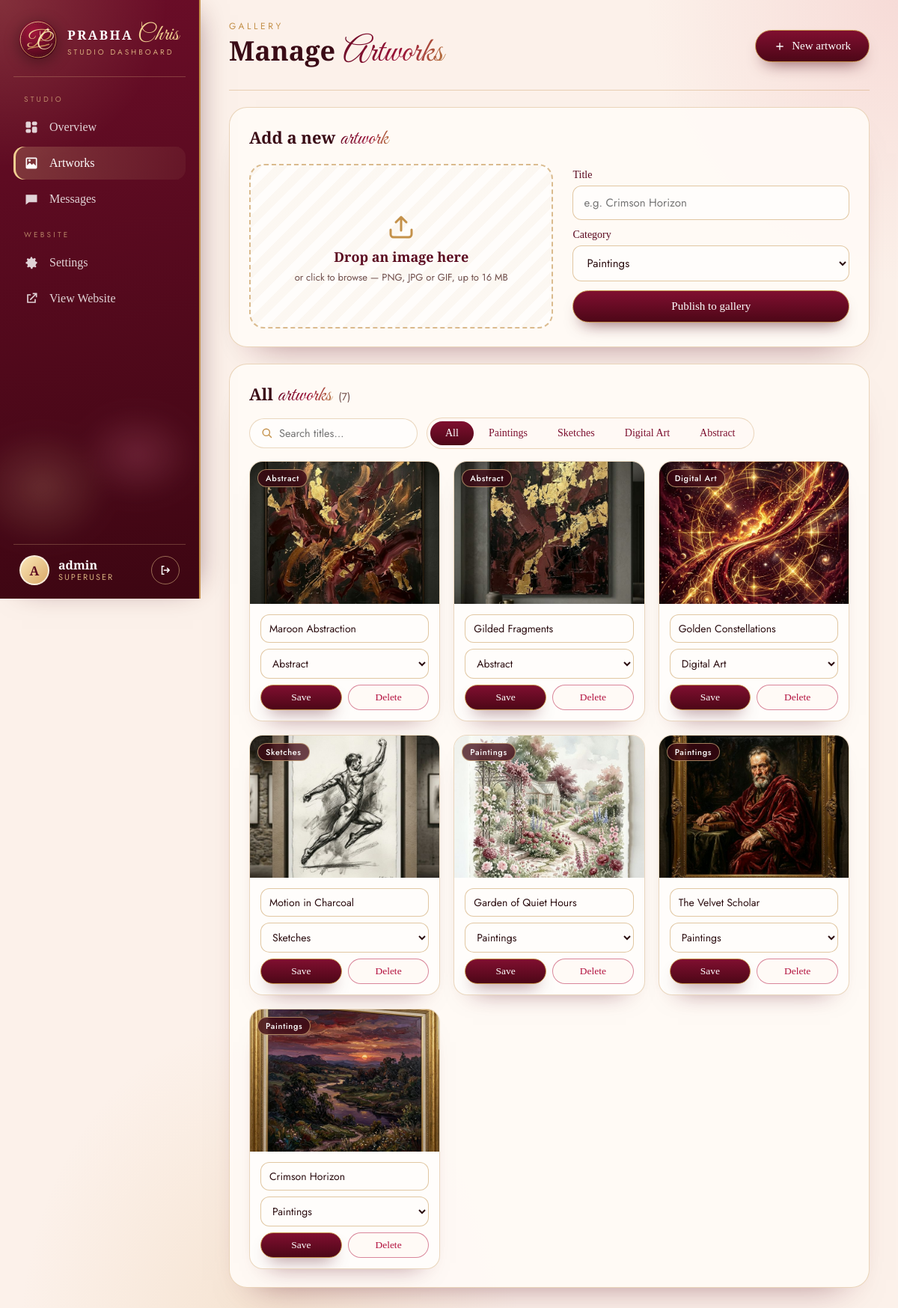
Page /dashboard/artworks (signed in) on the committed database.
### tables this page shows
CREATE TABLE users (
            id INTEGER PRIMARY KEY AUTOINCREMENT,
            username TEXT NOT NULL UNIQUE COLLATE NOCASE,
            password_hash TEXT NOT NULL,
            is_superuser INTEGER NOT NULL DEFAULT 0,
            created_at TIMESTAMP DEFAULT CURRENT_TIMESTAMP,
            last_login TIMESTAMP
        );

CREATE TABLE categories (
            id INTEGER PRIMARY KEY AUTOINCREMENT,
            name TEXT NOT NULL UNIQUE
        );

CREATE TABLE artworks (
            id INTEGER PRIMARY KEY AUTOINCREMENT,
            title TEXT NOT NULL,
            image_path TEXT NOT NULL,
            category_id INTEGER,
            created_at TIMESTAMP DEFAULT CURRENT_TIMESTAMP,
            FOREIGN KEY (category_id) REFERENCES categories (id)
        );

### app.py (the view, shortened to what this page needs)
@app.route('/dashboard/artworks', methods=['GET', 'POST'])
@superuser_required
def dash_artworks():
    conn = get_db_connection()
    artworks = conn.execute(ARTWORK_SQL + ' ORDER BY a.created_at DESC, a.id DESC').fetchall()
    categories = conn.execute('SELECT * FROM categories').fetchall()
    conn.close()
    return render_template('admin/artworks.html', artworks=artworks, categories=categories, active='artworks')

### app.py (called while the page is built)
def get_db_connection():
    conn = sqlite3.connect('gallery.db')
    conn.row_factory = sqlite3.Row
    return conn

def get_setting(key, default=None):
    conn = get_db_connection()
    row = conn.execute('SELECT value FROM settings WHERE key = ?', (key,)).fetchone()
    conn.close()
    return row['value'] if row else default

@app.context_processor
def inject_hero_image():
    return {'hero_image': get_setting('hero_image', DEFAULT_HERO_IMAGE)}

def current_user():
    if 'user' not in g:
        g.user = None
        uid = session.get('user_id')
        if uid:
            conn = get_db_connection()
            g.user = conn.execute('SELECT id, username, is_superuser FROM users WHERE id = ?', (uid,)).fetchone()
            conn.close()
    return g.user

def superuser_required(view):
    @wraps(view)
    def wrapped(*args, **kwargs):
        user = current_user()
        if user is None:
            return redirect(url_for('login', next=request.path))
        if not user['is_superuser']:
            abort(403)
        return view(*args, **kwargs)
    return wrapped

def csrf_token():
    if '_csrf' not in session:
        session['_csrf'] = secrets.token_urlsafe(32)
    return session['_csrf']

@app.before_request
def check_csrf():
    if request.method == 'POST' and request.endpoint not in ('contact',):
        if not secrets.compare_digest(request.form.get('_csrf', ''), session.get('_csrf', '-')):
            abort(400, 'Your session expired — please reload the page and try again.')

def unread_messages():
    conn = get_db_connection()
    n = conn.execute('SELECT COUNT(*) FROM inquiries WHERE is_read = 0').fetchone()[0]
    conn.close()
    return n

@app.context_processor
def inject_auth():
    return {'current_user': current_user(), 'csrf_token': csrf_token, 'unread_messages': unread_messages}

### templates/admin/artworks.html (shortened to what this page needs)
{% extends "admin/base.html" %}
{% block kicker %}Gallery{% endblock %}
{% block heading %}Manage <em>Artworks</em>{% endblock %}
{% block actions %}<a class="ad-btn" href="#add"><svg viewBox="0 0 24 24"><path d="M11 5h2v6h6v2h-6v6h-2v-6H5v-2h6z"/></svg>New artwork</a>{% endblock %}
{% block content %}
<section class="ad-card" id="add">
    <div class="ad-card-head"><h2>Add a new <em>artwork</em></h2></div>
    <form class="ad-upload" method="POST" enctype="multipart/form-data">
        <label class="ad-drop" id="adDrop">
            <span class="ad-drop-msg" id="adDropMsg">
                <svg viewBox="0 0 48 48" aria-hidden="true"><path d="M24 31V13m0 0-7 7m7-7 7 7" fill="none" stroke="currentColor" stroke-width="3" stroke-linecap="round" stroke-linejoin="round"/><path d="M10 30v6a4 4 0 0 0 4 4h20a4 4 0 0 0 4-4v-6" fill="none" stroke="currentColor" stroke-width="3" stroke-linecap="round"/></svg>
                <b>Drop an image here</b><small>or click to browse — PNG, JPG or GIF, up to 16 MB</small>
            </span>
        </label>
        <div class="ad-form">
            <label>Title<input type="text" name="title" required placeholder="e.g. Crimson Horizon"></label>
            <label>Category<select name="category_id">{% for c in categories %}<option value="{{ c.id }}">{{ c.name }}</option>{% endfor %}</select></label>
            <button class="ad-btn wide" type="submit">Publish to gallery</button>
        </div>
    </form>
</section>
<section class="ad-card">
    <div class="ad-card-head ad-toolbar">
        <h2>All <em>artworks</em> <small>({{ artworks | length }})</small></h2>
        <div class="ad-tools">
            <label class="ad-search"><svg viewBox="0 0 24 24"><circle cx="11" cy="11" r="6.5" fill="none" stroke="currentColor" stroke-width="2"/><path d="m16 16 4.5 4.5" stroke="currentColor" stroke-width="2" stroke-linecap="round"/></svg><input type="search" id="adQ" placeholder="Search titles…" aria-label="Search artworks"></label>
            <div class="ad-tabs" id="adCats">
                <a href="#" class="on" data-cat="">All</a>
                {% for c in categories %}<a href="#" data-cat="{{ c.id }}">{{ c.name }}</a>{% endfor %}
            </div>
        </div>
    </div>
    <div class="ad-art-grid" id="adGrid">
        {% for a in artworks %}
        <article class="ad-art" data-cat="{{ a.category_id }}" data-title="{{ a.title | lower }}">
            <div class="ad-art-img"><img src="{{ url_for('static', filename='uploads/' + a.image_path) }}" alt="{{ a.title }}" loading="lazy"><span class="ad-pill solid">{{ a.category_name or 'Art' }}</span></div>
            <form class="ad-form" method="POST" action="{{ url_for('dash_artwork_edit', art_id=a.id) }}">
                <input type="text" name="title" value="{{ a.title }}" aria-label="Title" required>
                <select name="category_id" aria-label="Category">{% for c in categories %}<option value="{{ c.id }}" {% if c.id == a.category_id %}selected{% endif %}>{{ c.name }}</option>{% endfor %}</select>
                <div class="ad-art-actions">
                    <button class="ad-btn sm" type="submit">Save</button>
                    <button class="ad-btn sm ghost danger" type="submit" formaction="{{ url_for('dash_artwork_delete', art_id=a.id) }}" onclick="return confirm('Remove “{{ a.title }}” from the gallery?')">Delete</button>
                </div>
            </form>
        </article>
        {% else %}<div class="ad-empty"><b>No artworks yet</b><span>Add your first one above.</span></div>{% endfor %}
    </div>
</section>
{% endblock %}

### templates/admin/base.html (shortened to what this page needs)
<!DOCTYPE html>
<html lang="en">
<head>
    <link rel="stylesheet" href="{{ url_for('static', filename='css/admin.css') }}">
</head>
<body>
{% from "_logo.html" import mark %}
{% set unread = unread_messages() %}
<div class="ad-shell">
    <aside class="ad-side" id="adSide">
        <a class="ad-brand" href="{{ url_for('dashboard') }}">
            {{ mark('side', 'ad-mark') }}
            <span><b>Prabha</b> <em>Chris</em><small>Studio Dashboard</small></span>
        </a>
        <nav class="ad-nav" aria-label="Dashboard">
            <span class="ad-nav-label">Studio</span>
            <a href="{{ url_for('dashboard') }}" class="{{ 'on' if active == 'dashboard' }}">
                <svg viewBox="0 0 24 24"><rect x="3" y="3" width="8" height="10" rx="2"/><rect x="13" y="3" width="8" height="6" rx="2"/><rect x="13" y="11" width="8" height="10" rx="2"/><rect x="3" y="15" width="8" height="6" rx="2"/></svg>Overview</a>
            <a href="{{ url_for('dash_artworks') }}" class="{{ 'on' if active == 'artworks' }}">
                <svg viewBox="0 0 24 24"><path d="M5 3h14a2 2 0 0 1 2 2v14a2 2 0 0 1-2 2H5a2 2 0 0 1-2-2V5a2 2 0 0 1 2-2zm0 2v10.6l4.3-4.3 3.5 3.5 2.4-2.4L19 16.2V5zm4 4.5a1.8 1.8 0 1 0 0-3.6 1.8 1.8 0 0 0 0 3.6z"/></svg>Artworks</a>
            <a href="{{ url_for('dash_messages') }}" class="{{ 'on' if active == 'messages' }}">
                <svg viewBox="0 0 24 24"><path d="M3 5h18v12H8l-5 4z"/></svg>Messages{% if unread %}<span class="ad-count">{{ unread }}</span>{% endif %}</a>
            <span class="ad-nav-label">Website</span>
            <a href="{{ url_for('dash_settings') }}" class="{{ 'on' if active == 'settings' }}">
                Settings</a>
            <a href="{{ url_for('index') }}" target="_blank" rel="noopener">
                <svg viewBox="0 0 24 24"><path d="M14 3h7v7h-2V6.4l-8.3 8.3-1.4-1.4L17.6 5H14zM5 5h6v2H7v10h10v-4h2v6H5z"/></svg>View Website</a>
        </nav>
        <div class="ad-side-art" aria-hidden="true"></div>
        <div class="ad-user">
            <span class="ad-avatar">{{ current_user.username[:1] | upper }}</span>
            <span class="ad-who"><b>{{ current_user.username }}</b><small>Superuser</small></span>
            <form method="POST" action="{{ url_for('logout') }}">
                <button type="submit" class="ad-logout" title="Log out" aria-label="Log out">
                    <svg viewBox="0 0 24 24"><path d="M10 4H5v16h5v-2H7V6h3zm5.6 3.4L14.2 8.8l2.2 2.2H9v2h7.4l-2.2 2.2 1.4 1.4L20.2 12z"/></svg>
                </button>
            </form>
        </div>
    </aside>
    <div class="ad-main">
        <header class="ad-top">
            <div>
                <p class="ad-kicker">{% block kicker %}Studio{% endblock %}</p>
                <h1 class="ad-h1">{% block heading %}Dashboard{% endblock %}</h1>
            </div>
            <div class="ad-top-actions">{% block actions %}{% endblock %}</div>
        </header>
        <div class="ad-content">{% block content %}{% endblock %}</div>
    </div>
</div>
</body>
</html>

### rows in the picture
users: username "A", username "admin"
categories: name "Paintings"
categories: name "Sketches"
categories: name "Digital Art"
categories: name "Abstract"
artworks: image_path (picture), name "Abstract", title "Maroon Abstraction", category_id "Abstract"
artworks: image_path (picture), name "Abstract", title "Gilded Fragments", category_id "Abstract"
artworks: image_path (picture), name "Digital Art", title "Golden Constellations", category_id "Digital Art"
artworks: image_path (picture), name "Sketches", title "Motion in Charcoal", category_id "Sketches"
artworks: image_path (picture), name "Paintings", title "Garden of Quiet Hours", category_id "Paintings"
artworks: image_path (picture), name "Paintings", title "The Velvet Scholar", category_id "Paintings"
artworks: image_path (picture), name "Paintings", title "Crimson Horizon", category_id "Paintings"

### other values in the picture
{{ artworks | length }} "7"
form field category_id "Paintings"
